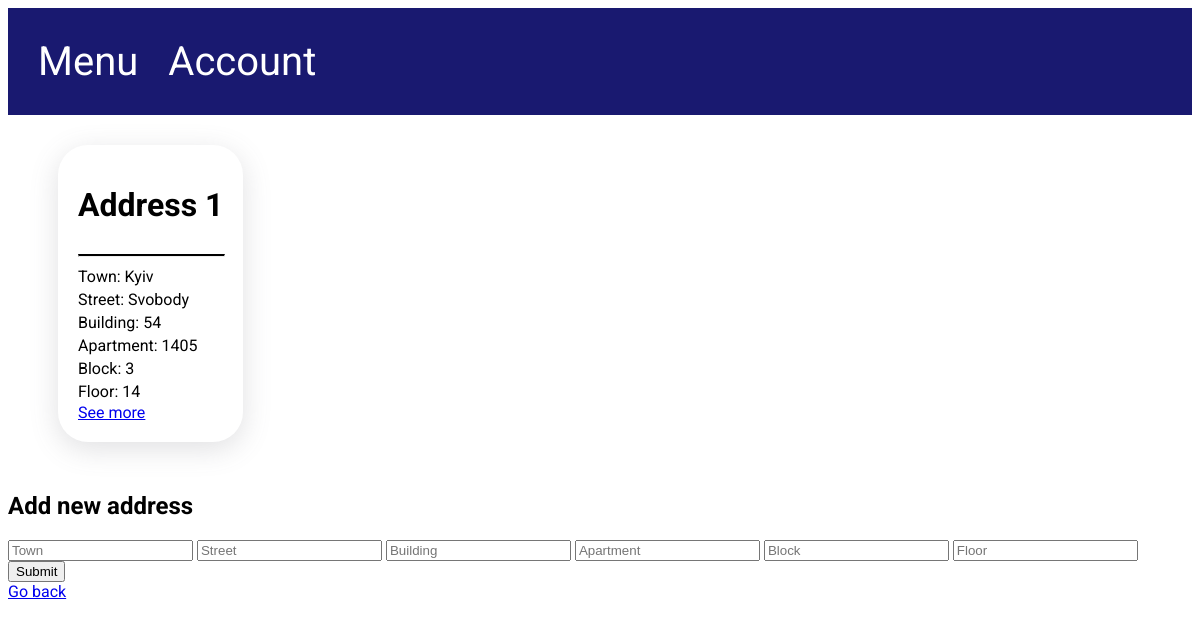
The page /user/address (signed in) on the database its author committed.
### models.py (models this page shows, shortened)
class Address(Base):
    __tablename__ = "address"
    id = Column(Integer, primary_key=True, autoincrement=True, unique=True)
    town = Column(String(50), nullable=False)
    street = Column(String(50), nullable=False)
    building = Column(String(10), nullable=False)
    apartment = Column(String(10))
    block = Column(Integer)
    floor = Column(Integer)
    user_id = Column(Integer, ForeignKey('user.id'), nullable=False)
    user = relationship("User", back_populates="address")
    user_order = relationship("UserOrder", back_populates="address")

### app.py (the view, shortened to what this page needs)
@app.route('/user/address', methods=['GET', 'POST'])
def user_address_list():  # Alchemy
    if session.get("user_id") is None:
        return app.redirect("/user/sign_in")
    database.init_db()
    addresses = database.db_session.query(Address).where(Address.user_id == session.get("user_id"))
    return render_template("addresses.html", addresses=addresses)

### database.py (called while the page is built)
def init_db():
    import models
    Base.metadata.create_all(bind=engine)

### templates/addresses.html
{% extends 'base.html' %}
{% block content %}
    <div class="container user_addresses">
        {% for address in addresses %}
            <div class="content-holder orders">
                <h1>Address {{ loop.index }}</h1>
                <hr class="line">
                <p>Town: {{ address.town }}</p>
                <p>Street: {{ address.street }}</p>
                <p>Building: {{ address.building }}</p>
                <p>Apartment: {{ address.apartment }}</p>
                <p>Block: {{ address.block }}</p>
                <p>Floor: {{ address.floor }}</p>
                <a href="/user/address/{{ address.id }}"> See more </a>
            </div>
        {% endfor %}
    </div>
    <form method = "POST">
        <h2>Add new address</h2>
        <input type="text" name="town" placeholder="Town">
        <input type="text" name="street" placeholder="Street">
        <input type="text" name="building" placeholder="Building">
        <input type="text" name="apartment" placeholder="Apartment">
        <input type="text" name="block" placeholder="Block">
        <input type="text" name="floor" placeholder="Floor">
        <input type = submit>
    </form>
    <a href="/user"> Go back </a>
{% endblock %}

### static/css/style.css (style rules this page uses)
body { font-family: 'Roboto', sans-serif; }
.container { padding: 30px 50px 30px 50px; }
.content-holder { display: flex; flex-direction: column; border-radius: 30px; padding: 20px; box-shadow: rgba(100, 100, 111, 0.2) 0px 7px 29px 0px; }
.line { border-top: 2px solid black; width: 100% }
.orders p { margin-top: 2px; margin-bottom: 2px; }
.user_addresses { display: flex; align-items: center; gap: 10px; }

### rows shown on the page
Address: town "Kyiv", street "Svobody", building "54", apartment "1405", block "3", floor "14"
